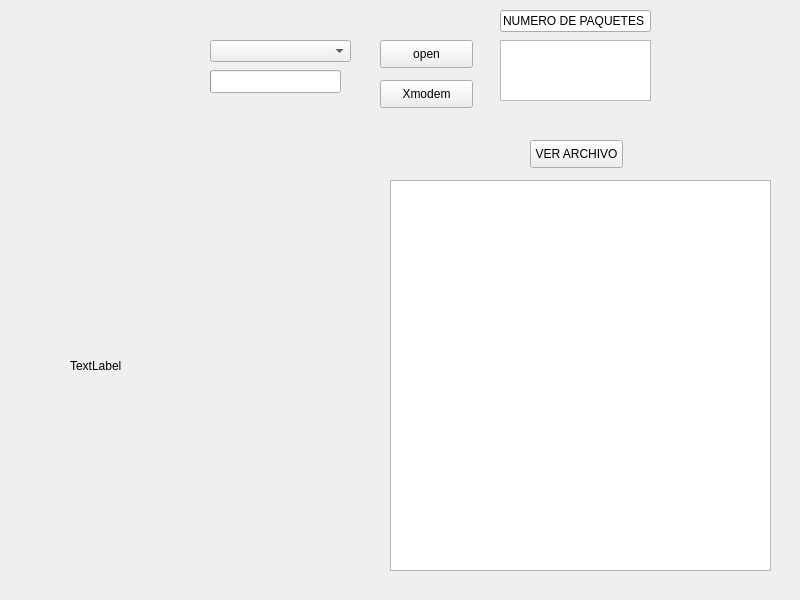
<?xml version="1.0" encoding="UTF-8"?>
<ui version="4.0">
 <class>Widget</class>
 <widget class="QWidget" name="Widget">
  <property name="geometry">
   <rect>
    <x>0</x>
    <y>0</y>
    <width>800</width>
    <height>600</height>
   </rect>
  </property>
  <property name="windowTitle">
   <string>Widget</string>
  </property>
  <widget class="QLabel" name="label">
   <property name="geometry">
    <rect>
     <x>70</x>
     <y>190</y>
     <width>261</width>
     <height>351</height>
    </rect>
   </property>
   <property name="text">
    <string>TextLabel</string>
   </property>
  </widget>
  <widget class="QComboBox" name="comboBox">
   <property name="geometry">
    <rect>
     <x>210</x>
     <y>40</y>
     <width>141</width>
     <height>22</height>
    </rect>
   </property>
  </widget>
  <widget class="QPushButton" name="pushButton">
   <property name="geometry">
    <rect>
     <x>380</x>
     <y>40</y>
     <width>93</width>
     <height>28</height>
    </rect>
   </property>
   <property name="text">
    <string>open</string>
   </property>
  </widget>
  <widget class="QPushButton" name="pushButton_2">
   <property name="geometry">
    <rect>
     <x>380</x>
     <y>80</y>
     <width>93</width>
     <height>28</height>
    </rect>
   </property>
   <property name="text">
    <string>Xmodem</string>
   </property>
  </widget>
  <widget class="QLineEdit" name="lineEdit">
   <property name="geometry">
    <rect>
     <x>500</x>
     <y>10</y>
     <width>151</width>
     <height>22</height>
    </rect>
   </property>
   <property name="text">
    <string>NUMERO DE PAQUETES</string>
   </property>
  </widget>
  <widget class="QTextEdit" name="textEdit">
   <property name="geometry">
    <rect>
     <x>500</x>
     <y>40</y>
     <width>151</width>
     <height>61</height>
    </rect>
   </property>
  </widget>
  <widget class="QProgressBar" name="progressBar">
   <property name="geometry">
    <rect>
     <x>210</x>
     <y>70</y>
     <width>131</width>
     <height>23</height>
    </rect>
   </property>
   <property name="minimum">
    <number>0</number>
   </property>
   <property name="value">
    <number>0</number>
   </property>
   <property name="textVisible">
    <bool>false</bool>
   </property>
  </widget>
  <widget class="QTextBrowser" name="textBrowser">
   <property name="geometry">
    <rect>
     <x>390</x>
     <y>180</y>
     <width>381</width>
     <height>391</height>
    </rect>
   </property>
  </widget>
  <widget class="QPushButton" name="pushButton_3">
   <property name="geometry">
    <rect>
     <x>530</x>
     <y>140</y>
     <width>93</width>
     <height>28</height>
    </rect>
   </property>
   <property name="text">
    <string>VER ARCHIVO</string>
   </property>
  </widget>
  <widget class="QLabel" name="label_2">
   <property name="geometry">
    <rect>
     <x>210</x>
     <y>100</y>
     <width>131</width>
     <height>20</height>
    </rect>
   </property>
   <property name="text">
    <string/>
   </property>
   <property name="alignment">
    <set>Qt::AlignCenter</set>
   </property>
  </widget>
 </widget>
 <resources/>
 <connections/>
</ui>
